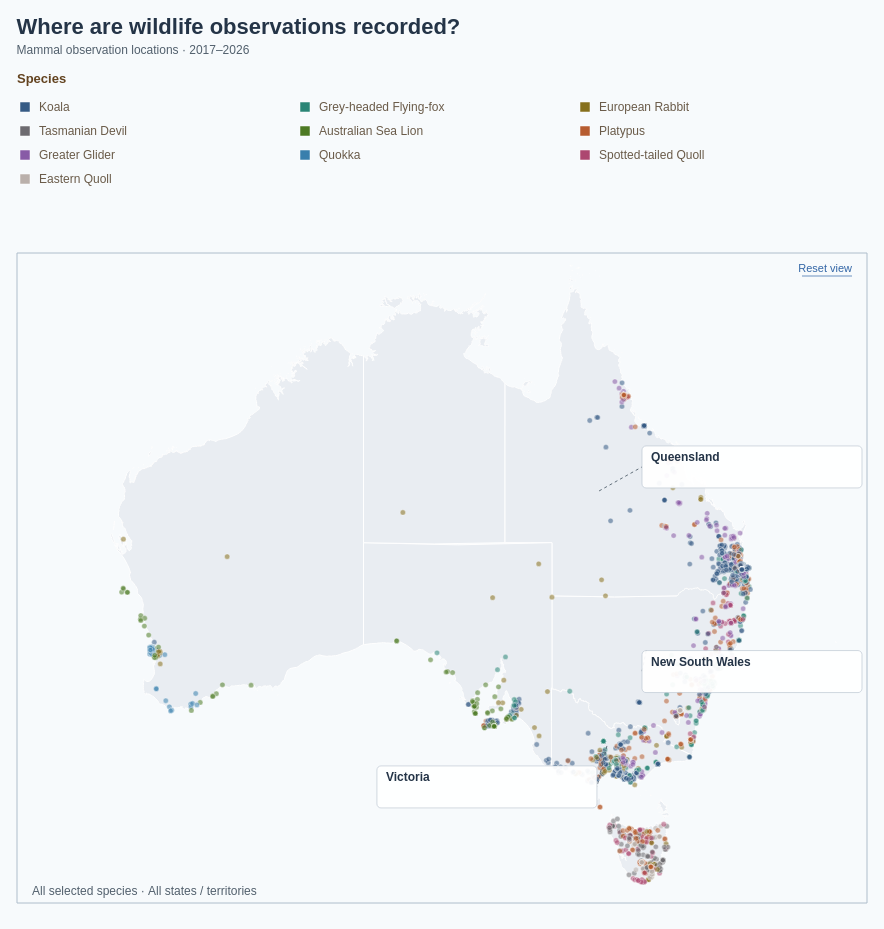

The specification (Vega-Lite) saved for this image:
### Vega specification from a JSON file in a GitHub repository (floating-point values rounded to 4 significant figures; data arrays with more than 128 entries replaced by an {"elided": "..."} marker saying what was removed)
{"$schema": "https://vega.github.io/schema/vega/v5.json", "description": "Individual geolocated wildlife observations for the 10 selected species from observations-794195.csv. Each dot represents one record. Observations and Australian state boundaries are embedded; no scripts or external data files are required. State boundaries: https://github.com/rowanhogan/australian-states. Recorded coordinates may be obscured and observations do not measure animal population size. Click a species colour or name in the legend to filter the map; click it again or Show all species to clear that filter. The state dropdown lists regions with records for the selected species; changing species resets the state filter. The map includes observation dates in 2017–2026. State assignments use recorded coordinates within the embedded boundaries, falling back to explicit state names or abbreviations in the location field. Offshore or unassigned records remain available under Offshore / unspecified. Map callouts label the three states or territories with the highest observation counts under the current filters, anchored at representative positions inside each region. Offshore / unspecified records are excluded from this ranking. Callouts outside the visible map extent are hidden when panning or zooming. Species colours match the ten-species palette in BumpChart.vg.json; species selection is retained; counts use the selected observation years. Uses the 10 most recent available observation years (2017–2026), including partial 2026.", "width": 850, "height": 830, "padding": 16, "background": "#f7fafc", "title": {"text": "Where are wildlife observations recorded?", "subtitle": ["Mammal observation locations · 2017–2026"], "anchor": "start", "offset": 16, "font": "Arial", "fontSize": 22, "color": "#243447", "subtitleFont": "Arial", "subtitleFontSize": 12, "subtitleColor": "#52606d", "subtitlePadding": 6, "subtitleLineHeight": 16, "fontWeight": "bold"}, "signals": [{"name": "selectedSpecies", "value": null, "on": [{"events": "@speciesLegendSymbols:click, @speciesLegendLabels:click, @speciesLegendHitArea:click", "update": "selectedSpecies == datum.species ? null : datum.species"}]}, {"name": "dragStart", "value": null, "on": [{"events": {"source": "view", "type": "mousedown", "filter": ["y() >= 170 && y() < 820"]}, "update": "{x: x(), y: y(), offsetX: viewport.x, offsetY: viewport.y}"}, {"events": "window:mouseup", "update": "null"}]}, {"name": "viewport", "value": {"zoom": 1, "x": 0, "y": 0}, "on": [{"events": {"type": "wheel", "source": "view", "consume": true, "filter": ["y() >= 170 && y() < 820"]}, "update": "{zoom: clamp(viewport.zoom * pow(1.001, -event.deltaY * pow(16, event.deltaMode)), 1, 20), x: x() + (viewport.x - x()) * clamp(viewport.zoom * pow(1.001, -event.deltaY * pow(16, event.deltaMode)), 1, 20) / viewport.zoom, y: (y() - 170) + (viewport.y - (y() - 170)) * clamp(viewport.zoom * pow(1.001, -event.deltaY * pow(16, event.deltaMode)), 1, 20) / viewport.zoom}"}, {"events": {"source": "window", "type": "mousemove", "between": [{"source": "view", "type": "mousedown", "filter": ["y() >= 170 && y() < 820"]}, {"source": "window", "type": "mouseup"}], "consume": true}, "update": "dragStart ? {zoom: viewport.zoom, x: dragStart.offsetX + x() - dragStart.x, y: dragStart.offsetY + y() - dragStart.y} : viewport"}, {"events": {"source": "view", "type": "dblclick", "filter": ["y() >= 170 && y() < 820"]}, "update": "{zoom: 1, x: 0, y: 0}"}, {"events": "@resetLabel:click", "update": "{zoom: 1, x: 0, y: 0}"}]}, {"name": "selectedState", "value": null, "on": [{"events": {"signal": "selectedSpecies"}, "update": "null"}], "bind": {"input": "select", "options": [null, "Australian Capital Territory", "New South Wales", "Northern Territory", "Offshore / unspecified", "Queensland", "South Australia", "Tasmania", "Victoria", "Western Australia"], "labels": ["All states / territories", "Australian Capital Territory", "New South Wales", "Northern Territory", "Offshore / unspecified", "Queensland", "South Australia", "Tasmania", "Victoria", "Western Australia"], "name": "State: "}}, {"name": "stateMenuOpen", "value": false}, {"name": "legendColumnWidth", "value": 280}, {"name": "legendSymbolSize", "value": 100}], "data": [{"name": "states", "values": [{"type": "Feature", "id": 0, "properties": {"STATE_CODE": "1", "STATE_NAME": "New South Wales"}, "geometry": {"type": "MultiPolygon", "coordinates": {"elided": "9 rows, 5190 float values in total"}}}, {"type": "Feature", "id": 1, "properties": {"STATE_CODE": "2", "STATE_NAME": "Victoria"}, "geometry": {"type": "MultiPolygon", "coordinates": {"elided": "22 rows, 3186 float values in total"}}}, {"type": "Feature", "id": 2, "properties": {"STATE_CODE": "3", "STATE_NAME": "Queensland"}, "geometry": {"type": "MultiPolygon", "coordinates": {"elided": "234 rows, 8496 float values in total"}}}, {"type": "Feature", "id": 3, "properties": {"STATE_CODE": "4", "STATE_NAME": "South Australia"}, "geometry": {"type": "MultiPolygon", "coordinates": {"elided": "35 rows, 2742 float values in total"}}}, {"type": "Feature", "id": 4, "properties": {"STATE_CODE": "5", "STATE_NAME": "Western Australia"}, "geometry": {"type": "MultiPolygon", "coordinates": {"elided": "333 rows, 14052 float values in total"}}}, {"type": "Feature", "id": 5, "properties": {"STATE_CODE": "6", "STATE_NAME": "Tasmania"}, "geometry": {"type": "MultiPolygon", "coordinates": {"elided": "61 rows, 5246 float values in total"}}}, {"type": "Feature", "id": 6, "properties": {"STATE_CODE": "7", "STATE_NAME": "Northern Territory"}, "geometry": {"type": "MultiPolygon", "coordinates": {"elided": "115 rows, 6986 float values in total"}}}, {"type": "Feature", "id": 7, "properties": {"STATE_CODE": "8", "STATE_NAME": "Australian Capital Territory"}, "geometry": {"type": "Polygon", "coordinates": {"elided": "2 rows, 206 float values in total"}}}]}, {"name": "observations", "values": {"elided": "4034 records"}}, {"name": "speciesObservations", "source": "observations", "transform": [{"type": "filter", "expr": "selectedSpecies == null || datum.species == selectedSpecies"}]}, {"name": "stateObservations", "source": "speciesObservations", "transform": [{"type": "filter", "expr": "selectedState == null || datum.state == selectedState"}]}, {"name": "filteredObservations", "source": "stateObservations", "transform": [{"type": "geopoint", "projection": "mapProjection", "fields": ["longitude", "latitude"], "as": ["x", "y"]}]}, {"name": "stateCounts", "source": "speciesObservations", "transform": [{"type": "aggregate", "groupby": ["state"], "ops": ["count"], "as": ["observationCount"]}, {"type": "formula", "expr": "datum.state", "as": "value"}, {"type": "formula", "expr": "datum.state", "as": "label"}]}, {"name": "allStatesOption", "values": [{"value": null, "label": "All states / territories"}]}, {"name": "stateOptions", "source": ["allStatesOption", "stateCounts"], "transform": [{"type": "formula", "expr": "datum.value == null ? '' : datum.label", "as": "sortLabel"}, {"type": "collect", "sort": {"field": "sortLabel", "order": "ascending"}}, {"type": "window", "sort": {"field": "sortLabel", "order": "ascending"}, "ops": ["row_number"], "as": ["rowNumber"]}, {"type": "formula", "expr": "datum.rowNumber - 1", "as": "index"}]}, {"name": "visibleStateOptions", "source": "stateOptions", "transform": [{"type": "filter", "expr": "stateMenuOpen"}]}, {"name": "speciesLegendEntries", "values": [{"species": "Koala", "column": 0, "row": 0}, {"species": "Grey-headed Flying-fox", "column": 1, "row": 0}, {"species": "European Rabbit", "column": 2, "row": 0}, {"species": "Tasmanian Devil", "column": 0, "row": 1}, {"species": "Australian Sea Lion", "column": 1, "row": 1}, {"species": "Platypus", "column": 2, "row": 1}, {"species": "Greater Glider", "column": 0, "row": 2}, {"species": "Quokka", "column": 1, "row": 2}, {"species": "Spotted-tailed Quoll", "column": 2, "row": 2}, {"species": "Eastern Quoll", "column": 0, "row": 3}]}, {"name": "stateAnnotationAnchors", "values": [{"state": "Queensland", "longitude": 144, "latitude": -23, "dx": 70, "dy": -45}, {"state": "New South Wales", "longitude": 147, "latitude": -32, "dx": 85, "dy": 0}, {"state": "Victoria", "longitude": 144.5, "latitude": -37, "dx": -230, "dy": 20}, {"state": "Tasmania", "longitude": 146.5, "latitude": -42, "dx": 35, "dy": 25}, {"state": "Western Australia", "longitude": 122, "latitude": -26, "dx": -220, "dy": -35}, {"state": "South Australia", "longitude": 134, "latitude": -30, "dx": -230, "dy": 35}, {"state": "Northern Territory", "longitude": 133, "latitude": -20, "dx": -130, "dy": -60}, {"state": "Australian Capital Territory", "longitude": 149.1, "latitude": -35.3, "dx": 85, "dy": 35}]}, {"name": "stateAnnotationCounts", "source": "filteredObservations", "transform": [{"type": "aggregate", "groupby": ["state"], "ops": ["count"], "as": ["recordCount"]}, {"type": "lookup", "from": "stateAnnotationAnchors", "key": "state", "fields": ["state"], "values": ["longitude", "latitude", "dx", "dy"], "as": ["anchorLongitude", "anchorLatitude", "dx", "dy"]}, {"type": "filter", "expr": "isValid(datum.anchorLongitude) && isValid(datum.anchorLatitude)"}, {"type": "window", "sort": {"field": ["recordCount", "state"], "order": ["descending", "ascending"]}, "ops": ["row_number"], "as": ["rank"]}, {"type": "filter", "expr": "datum.rank <= 3"}]}, {"name": "mapAnnotations", "source": "stateAnnotationCounts", "transform": [{"type": "geopoint", "projection": "mapProjection", "fields": ["anchorLongitude", "anchorLatitude"], "as": ["anchorX", "anchorY"]}, {"type": "filter", "expr": "datum.anchorX >= 0 && datum.anchorX <= 850 && datum.anchorY >= 0 && datum.anchorY <= 620"}, {"type": "formula", "expr": "clamp(datum.anchorX + datum.dx, 5, 625)", "as": "labelX"}, {"type": "formula", "expr": "clamp(datum.anchorY + datum.dy, 30, 590)", "as": "labelY"}]}], "projections": [{"name": "mapProjection", "type": "mercator", "scale": {"signal": "900 * viewport.zoom"}, "translate": {"signal": "[425 * viewport.zoom + viewport.x, 325 * viewport.zoom + viewport.y]"}, "center": [134, -28]}], "marks": [{"name": "speciesLegend", "type": "group", "interactive": true, "encode": {"update": {"x": {"value": 0}, "y": {"value": 0}, "width": {"value": 850}, "height": {"value": 110}}}, "marks": [{"name": "speciesLegendTitle", "type": "text", "interactive": false, "encode": {"update": {"x": {"value": 0}, "y": {"value": 0}, "text": {"value": "Species"}, "font": {"value": "Arial"}, "fontSize": {"value": 13}, "fontWeight": {"value": "bold"}, "fill": {"value": "#634320"}}}}, {"name": "speciesLegendHitArea", "type": "rect", "from": {"data": "speciesLegendEntries"}, "encode": {"update": {"x": {"signal": "datum.column * legendColumnWidth"}, "y": {"signal": "12 + datum.row * 24"}, "width": {"value": 250}, "height": {"value": 24}, "cornerRadius": {"value": 3}, "fill": {"signal": "selectedSpecies == datum.species ? '#e3eaf5' : 'transparent'"}, "cursor": {"value": "pointer"}}}}, {"name": "speciesLegendSymbols", "type": "symbol", "interactive": true, "encode": {"update": {"x": {"signal": "8 + datum.column * legendColumnWidth"}, "y": {"signal": "24 + datum.row * 24"}, "shape": {"value": "square"}, "size": {"signal": "legendSymbolSize"}, "fill": {"scale": "speciesColor", "field": "species"}, "stroke": {"value": "#ffffff"}, "strokeWidth": {"value": 0.5}, "cursor": {"value": "pointer"}, "opacity": {"signal": "selectedSpecies == null || selectedSpecies == datum.species ? 1 : 0.3"}, "tooltip": {"signal": "{'Species': datum.species}"}}}, "from": {"data": "speciesLegendEntries"}}, {"name": "speciesLegendLabels", "type": "text", "interactive": true, "encode": {"update": {"x": {"signal": "22 + datum.column * legendColumnWidth"}, "y": {"signal": "24 + datum.row * 24"}, "baseline": {"value": "middle"}, "text": {"field": "species"}, "font": {"value": "Arial"}, "fontSize": {"value": 12}, "fill": {"value": "#6a5b49"}, "cursor": {"value": "pointer"}, "opacity": {"signal": "selectedSpecies == null || selectedSpecies == datum.species ? 1 : 0.3"}, "tooltip": {"signal": "{'Species': datum.species}"}, "fontWeight": {"signal": "selectedSpecies == datum.species ? 'bold' : 'normal'"}}}, "from": {"data": "speciesLegendEntries"}}]}, {"name": "wildlifeMap", "type": "group", "encode": {"update": {"width": {"value": 850}, "height": {"value": 650}, "y": {"value": 170}}}, "marks": [{"name": "mapInteractionSurface", "type": "rect", "encode": {"update": {"x": {"value": 0}, "y": {"value": 0}, "width": {"signal": "width"}, "height": {"value": 650}, "fill": {"value": "transparent"}, "cursor": {"value": "grab"}}}}, {"name": "stateBoundaries", "type": "shape", "from": {"data": "states"}, "encode": {"update": {"fill": {"signal": "selectedState == datum.properties.STATE_NAME ? '#d5e0f0' : '#e9edf2'"}, "stroke": {"value": "#ffffff"}, "strokeWidth": {"value": 1}, "cursor": {"value": "grab"}}}, "transform": [{"type": "geoshape", "projection": "mapProjection"}], "clip": true}, {"name": "observationDots", "type": "symbol", "from": {"data": "filteredObservations"}, "clip": true, "encode": {"enter": {"shape": {"value": "circle"}}, "update": {"x": {"field": "x"}, "y": {"field": "y"}, "size": {"value": 28}, "fill": {"scale": "speciesColor", "field": "species"}, "fillOpacity": {"value": 0.55}, "stroke": {"value": "#ffffff"}, "strokeWidth": {"value": 0.35}, "tooltip": {"signal": "{'Species': datum.species, 'State / territory': datum.state, 'Date': datum.observed_on || 'Date not recorded', 'Location': datum.location, 'Latitude': format(datum.latitude, '.4f'), 'Longitude': format(datum.longitude, '.4f'), 'Coordinates obscured': datum.coordinates_obscured ? 'Yes' : 'No'}"}, "description": {"signal": "datum.species + ', ' + (datum.observed_on || 'Date not recorded') + ', ' + datum.location"}, "cursor": {"value": "grab"}}, "hover": {"size": {"value": 90}, "fillOpacity": {"value": 1}, "stroke": {"value": "#243447"}, "strokeWidth": {"value": 1.5}}}}, {"name": "annotationLeaders", "type": "rule", "interactive": false, "encode": {"update": {"x": {"field": "anchorX"}, "y": {"field": "anchorY"}, "x2": {"signal": "datum.labelX + (datum.dx < 0 ? 220 : 0)"}, "y2": {"signal": "datum.labelY + 21"}, "stroke": {"value": "#52606d"}, "strokeWidth": {"value": 0.9}, "strokeDash": {"value": [3, 3]}}}, "from": {"data": "mapAnnotations"}}, {"name": "annotationBackgrounds", "type": "rect", "interactive": false, "encode": {"update": {"x": {"field": "labelX"}, "y": {"field": "labelY"}, "width": {"value": 220}, "height": {"value": 42}, "cornerRadius": {"value": 4}, "fill": {"value": "#ffffff"}, "fillOpacity": {"value": 0.94}, "stroke": {"value": "#bdc7d3"}, "strokeWidth": {"value": 0.7}}}, "from": {"data": "mapAnnotations"}}, {"name": "annotationStateLabels", "type": "text", "interactive": false, "encode": {"update": {"x": {"signal": "datum.labelX + 9"}, "y": {"signal": "datum.labelY + 15"}, "text": {"field": "state"}, "font": {"value": "Arial"}, "fontSize": {"value": 12}, "fontWeight": {"value": "bold"}, "fill": {"value": "#243447"}}}, "from": {"data": "mapAnnotations"}}, {"name": "annotationCountLabels", "type": "text", "interactive": false, "encode": {"update": {"x": {"signal": "datum.labelX + 9"}, "y": {"signal": "datum.labelY + 31"}, "text": {"value": ""}, "font": {"value": "Arial"}, "fontSize": {"value": 11}, "fill": {"value": "#52606d"}}}, "from": {"data": "mapAnnotations"}}, {"name": "recordCount", "type": "text", "interactive": false, "encode": {"update": {"x": {"value": 15}, "y": {"value": 642}, "text": {"signal": "(selectedSpecies == null ? 'All selected species' : selectedSpecies) + ' · ' + (selectedState == null ? 'All states / territories' : selectedState)"}, "font": {"value": "Arial"}, "fontSize": {"value": 12}, "fill": {"value": "#52606d"}}}}, {"name": "resetLabel", "type": "text", "encode": {"update": {"x": {"signal": "width - 15"}, "y": {"value": 16}, "align": {"value": "right"}, "baseline": {"value": "middle"}, "text": {"value": "Reset view"}, "font": {"value": "Arial"}, "fontSize": {"value": 11}, "fill": {"value": "#3366a6"}, "cursor": {"value": "pointer"}}, "hover": {"fill": {"value": "#24517c"}}}}, {"name": "resetUnderline", "type": "rule", "interactive": false, "encode": {"update": {"x": {"signal": "width - 65"}, "x2": {"signal": "width - 15"}, "y": {"value": 23}, "stroke": {"value": "#3366a6"}, "strokeWidth": {"value": 0.7}}}}, {"name": "mapFrame", "type": "rect", "interactive": false, "encode": {"update": {"x": {"value": 0}, "y": {"value": 0}, "width": {"value": 850}, "height": {"value": 650}, "fill": {"value": null}, "stroke": {"value": "#aebdcb"}, "strokeWidth": {"value": 1}}}}]}], "scales": [{"name": "speciesColor", "type": "ordinal", "domain": ["Koala", "Platypus", "Grey-headed Flying-fox", "Greater Glider", "Spotted-tailed Quoll", "European Rabbit", "Quokka", "Tasmanian Devil", "Eastern Barred Bandicoot", "Numbat", "Australian Sea Lion", "Eastern Quoll"], "range": ["#365B85", "#B65C30", "#2A8576", "#885BA6", "#AD4770", "#86701D", "#397FAD", "#6D6B70", "#C17A24", "#5146A0", "#4D7A24", "#bab0ab"]}], "config": {"legend": {"labelFont": "Arial", "titleFont": "Arial", "labelFontSize": 12, "titleFontSize": 13, "titleFontWeight": "bold", "labelColor": "#6a5b49", "titleColor": "#634320", "symbolType": "square", "symbolSize": 100, "rowPadding": 8, "columnPadding": 24, "labelOffset": 8}}, "usermeta": {"observationWindow": {"source": "Dataset/observations-794195.csv", "dateField": "observed_on", "years": [2017, 2018, 2019, 2020, 2021, 2022, 2023, 2024, 2025, 2026], "yearCount": 10, "includesPartialLatestYear": true}}}
